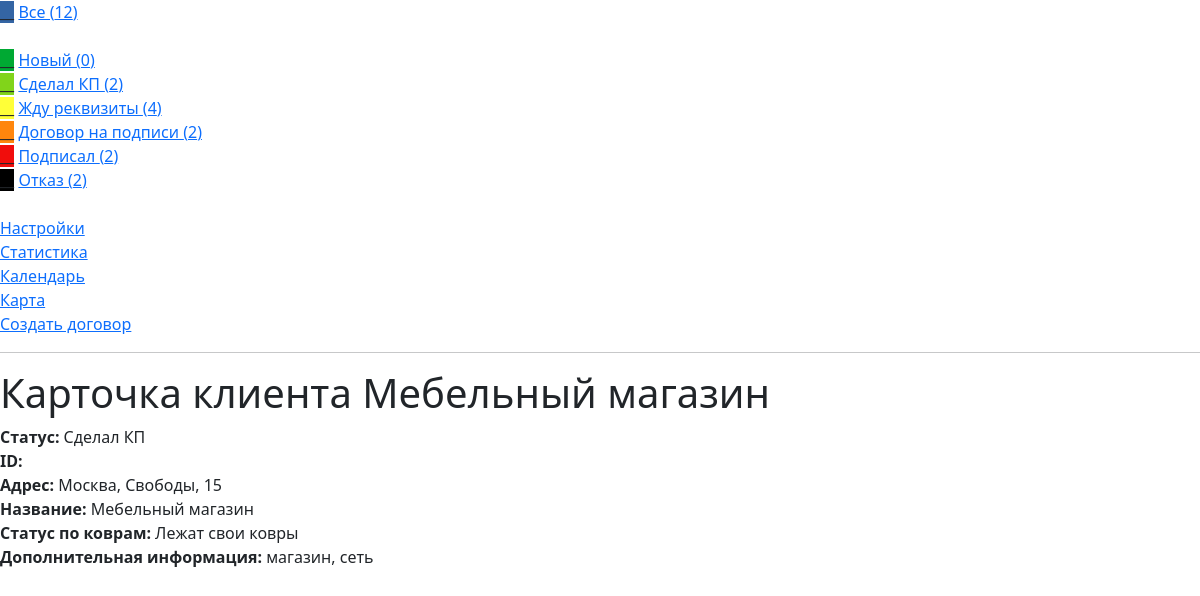
/client/mebelnii-magazin, run on an earlier commit of the app's database.
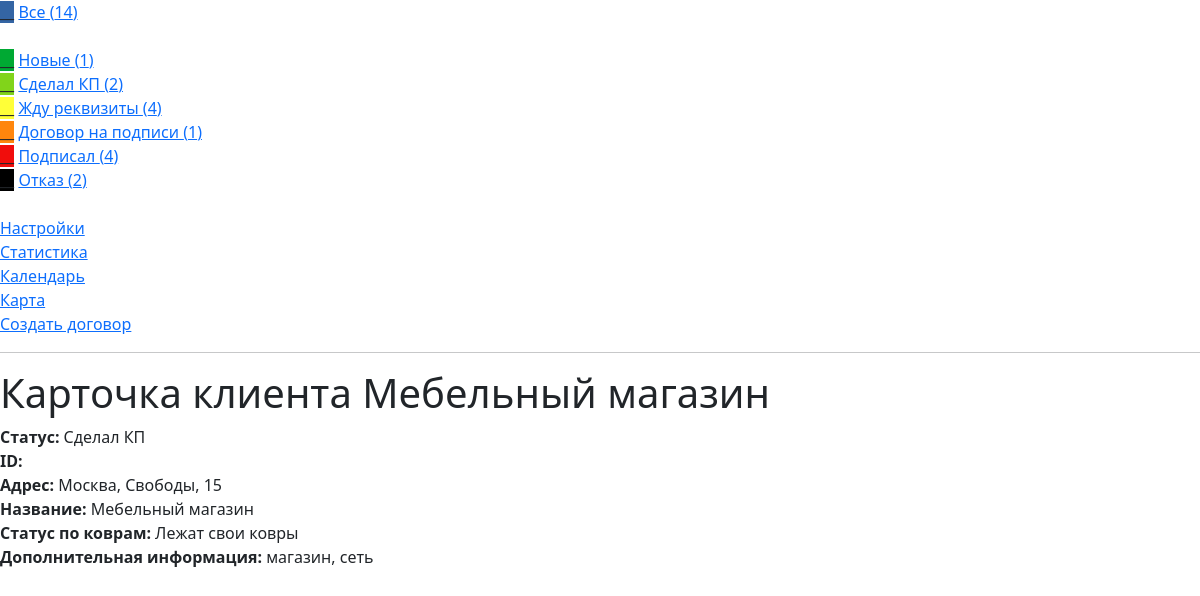
And on a later commit of the database.
### my_crm/models.py (models this page shows, shortened)
class Stages(models.Model):
    title = models.CharField(max_length=20)
    color = models.CharField(max_length=7)
    slug = models.SlugField(default='', null=False, db_index=True)
    class Meta:
        verbose_name = 'Этап продажы'
        verbose_name_plural = 'Этапы продаж'
    def __str__(self):
        return self.title

### my_crm/views.py (the view)
# urls.py: path('client/<slug:client_slug>', views.client, name='client-page'),
def client(request, client_slug):
    client =Clients.objects.get(slug=client_slug)
    title = Clients.objects.get(slug=client_slug).title
    return render(request, 'my_crm/client.html', {'client': client})

### my_crm/models.py (called while the page is built)
    def __str__(self):
        return self.title

### my_crm/templatetags/my_filter.py (called while the page is built)
@register.filter(name='stage_filter')
def stage_filter(all_clients, stage):
    return all_clients.filter(stage_status=stage)

### my_crm/templates/my_crm/client.html (shortened to what this page needs)
{% extends 'base.html' %}
{% load static %}
{% block content %}
<h1>Карточка клиента {{client.title}}</h1>
<b>Статус: </b> {{client.stage_status}} <br>
<b>ID: </b> {{client.client_id}} <br>
<b>Адрес: </b> {{client.address}} <br>
<b>Название: </b> {{client.title}} <br>
<b>Статус по коврам: </b> {{client.mat_status}} <br>
<b>Дополнительная информация: </b> {{client.additionally}} <br>
{% endblock %}

### my_crm/templates/base.html (shortened to what this page needs)
<!DOCTYPE html>
<html lang="en">
<head>
    {% load static %}
    {% load my_filter %}
    <link rel="stylesheet" href="{% static 'my_crm/css/style.css' %}">
  <link href="https://cdn.jsdelivr.net/npm/bootstrap@5.2.0-beta1/dist/css/bootstrap.min.css" rel="stylesheet">
</head>
<body>
<color style="background-color:#3465A4">__</color>
<a href="{% url 'index-page' %}">Все ({{all_clients|length}})</a><br><br>
{% for stage in all_stages %}
    <color style="background-color:{{stage.color}}">__</color>
    <a href="{% url 'stage-page' stage.slug %}">{{stage.title}} ({{all_clients|stage_filter:stage|length}})</a><br>
{% endfor %}
<br>
<a href="{% url 'settings-page' %}">Настройки</a><br>
<a href="{% url 'statistics-page' %}">Статистика</a><br>
<a href="{% url 'calendar-page' %}">Календарь</a><br>
<a href="{% url 'calendar-page' %}">Карта</a><br>
<a href="">Создать договор</a><br>
<hr>
<content>
    {% block content %}
    {% endblock %}
</content>
</body>
</html>

What changed in the data, as far as the page shows it:
changed Stages: title "Новый" → "Новые"; all_clients "0" → "1"
computed for Stages "Договор на подписи": all_clients "2" → "1"
computed for Stages "Подписал": all_clients "2" → "4"
Also different on the page:
{{ all_clients|length }}: "12" → "14"
